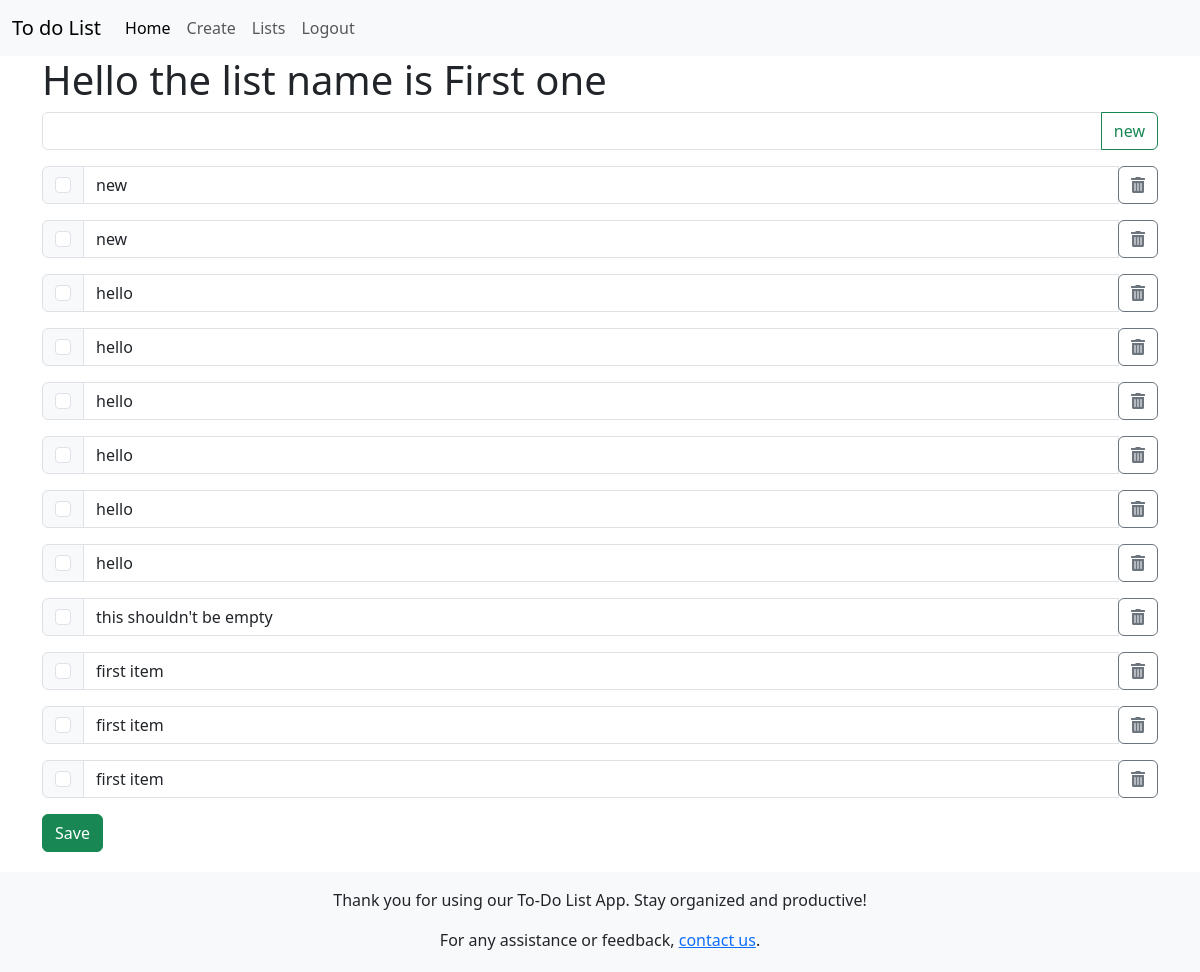
The app's page /lists/1 (signed in), older data.
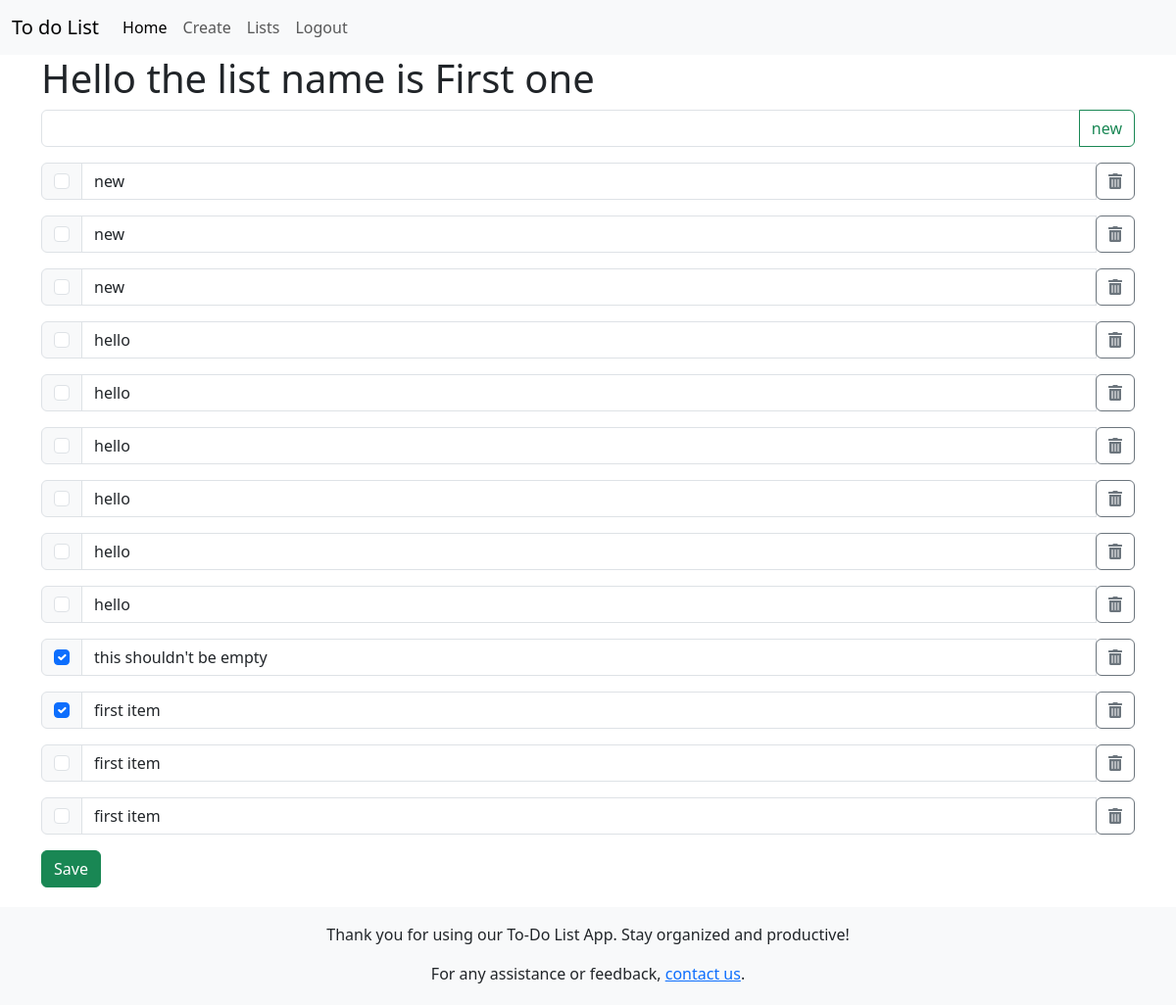
The same page, newer data.
### main/models.py (models this page shows, shortened)
class Item(models.Model):
    todoList = models.ForeignKey(ToDoList, on_delete=models.CASCADE, related_name="items",null=True)
    text = models.CharField(max_length = 300)
    complete = models.BooleanField()

### main/views.py (the view)
# urls.py: path('lists/<int:id>',views.listItems,name='listitems'),
def listItems(request,id):
    todolist = ToDoList.objects.get(id=id)
    if request.method == 'POST':
        if 'newItem' in request.POST and len(request.POST.get('new')) is not 0:
            item_txt = request.POST.get('new')
            Item.objects.create(todoList=todolist, text=item_txt, complete=False)
        if 'save' in request.POST:
            print(request.POST)
            for item in todolist.items.all():
                if request.POST.get(str(item.id)) == 'checked':
                    item.complete = True
                else:
                    item.complete = False
                item.text = request.POST.get('item_'+str(item.id)+'_txt')
                item.save()
        return redirect('listitems', id=id)
    else:
        items = todolist.items.all().order_by('-id')
        return render(request,'main/list.html',{'list': todolist, 'items': items})

### main/templates/main/list.html (shortened to what this page needs)
{% extends "main/base.html" %}
{% block content %}
<h1>Hello the list name is {{list.name}}</h1>
<form action="" method="POST">
    <div class="input-group mb-3">
        <input type="text" name="new" class="form-control">
        <button type="submit" name="newItem" class="btn btn-outline-success">new</button>
    </div>
    {% for item in items %}
        <div class="input-group mb-3">
            <div class="input-group-text">
                <input type="checkbox" class="form-check-input mt-0" value="checked" name="{{item.id|stringformat:'s'}}" aria-label="Checkbox for following text input"             {% if item.complete == True %}checked {% endif %}>
            </div>
            <input type="text" value="{{item.text}}" class="form-control" aria-label="Edit item text" name="item_{{item.id}}_txt"><div><a href="{% url 'deleteItem' list_id=item.todoList_id item_id=item.id %}" class="btn btn-outline-secondary"><i class="fas fa-trash-alt"></i></a></div>
        </div>
    {% endfor %}
    <button type="submit" name="save" value="save" class="btn btn-success">Save</button>
</form>
{% endblock %}

Row changes from the older to the newer data that the page shows:
added Item: text "new"
changed Item "this shouldn't be empty": complete "☐" → "☑"
changed Item (number 11 of 13 on the later page): complete "☐" → "☑"
